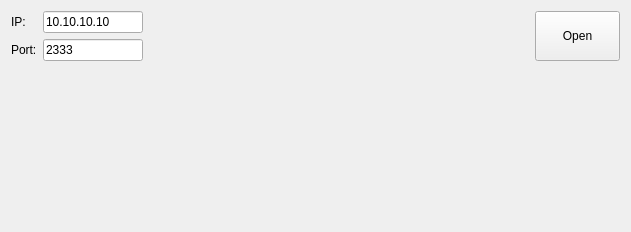
<?xml version="1.0" encoding="UTF-8"?>
<ui version="4.0">
 <class>NetControl</class>
 <widget class="QWidget" name="NetControl">
  <property name="geometry">
   <rect>
    <x>0</x>
    <y>0</y>
    <width>631</width>
    <height>232</height>
   </rect>
  </property>
  <property name="windowTitle">
   <string>Form</string>
  </property>
  <layout class="QHBoxLayout" name="horizontalLayout">
   <item>
    <layout class="QVBoxLayout" name="verticalLayout_3">
     <item>
      <layout class="QGridLayout" name="gridLayout">
       <item row="1" column="1">
        <widget class="QLineEdit" name="leNetPort">
         <property name="text">
          <string>2333</string>
         </property>
        </widget>
       </item>
       <item row="0" column="1">
        <widget class="QLineEdit" name="leNetIP">
         <property name="minimumSize">
          <size>
           <width>100</width>
           <height>0</height>
          </size>
         </property>
         <property name="text">
          <string>10.10.10.10</string>
         </property>
        </widget>
       </item>
       <item row="0" column="0">
        <widget class="QLabel" name="label">
         <property name="text">
          <string>IP:</string>
         </property>
        </widget>
       </item>
       <item row="1" column="0">
        <widget class="QLabel" name="label_2">
         <property name="text">
          <string>Port:</string>
         </property>
        </widget>
       </item>
      </layout>
     </item>
     <item>
      <spacer name="verticalSpacer_2">
       <property name="orientation">
        <enum>Qt::Vertical</enum>
       </property>
       <property name="sizeHint" stdset="0">
        <size>
         <width>20</width>
         <height>2</height>
        </size>
       </property>
      </spacer>
     </item>
     <item>
      <layout class="QHBoxLayout" name="horizontalLayout_2"/>
     </item>
    </layout>
   </item>
   <item>
    <spacer name="horizontalSpacer">
     <property name="orientation">
      <enum>Qt::Horizontal</enum>
     </property>
     <property name="sizeHint" stdset="0">
      <size>
       <width>1000</width>
       <height>20</height>
      </size>
     </property>
    </spacer>
   </item>
   <item>
    <layout class="QVBoxLayout" name="verticalLayout_4">
     <item>
      <widget class="QToolButton" name="pbNetOpen">
       <property name="sizePolicy">
        <sizepolicy hsizetype="Minimum" vsizetype="Fixed">
         <horstretch>0</horstretch>
         <verstretch>0</verstretch>
        </sizepolicy>
       </property>
       <property name="minimumSize">
        <size>
         <width>85</width>
         <height>50</height>
        </size>
       </property>
       <property name="toolTip">
        <string>Toggle port status</string>
       </property>
       <property name="text">
        <string>Open</string>
       </property>
       <property name="checkable">
        <bool>true</bool>
       </property>
      </widget>
     </item>
     <item>
      <spacer name="verticalSpacer">
       <property name="orientation">
        <enum>Qt::Vertical</enum>
       </property>
       <property name="sizeHint" stdset="0">
        <size>
         <width>20</width>
         <height>1</height>
        </size>
       </property>
      </spacer>
     </item>
    </layout>
   </item>
  </layout>
 </widget>
 <tabstops>
  <tabstop>pbNetOpen</tabstop>
 </tabstops>
 <resources/>
 <connections/>
</ui>
